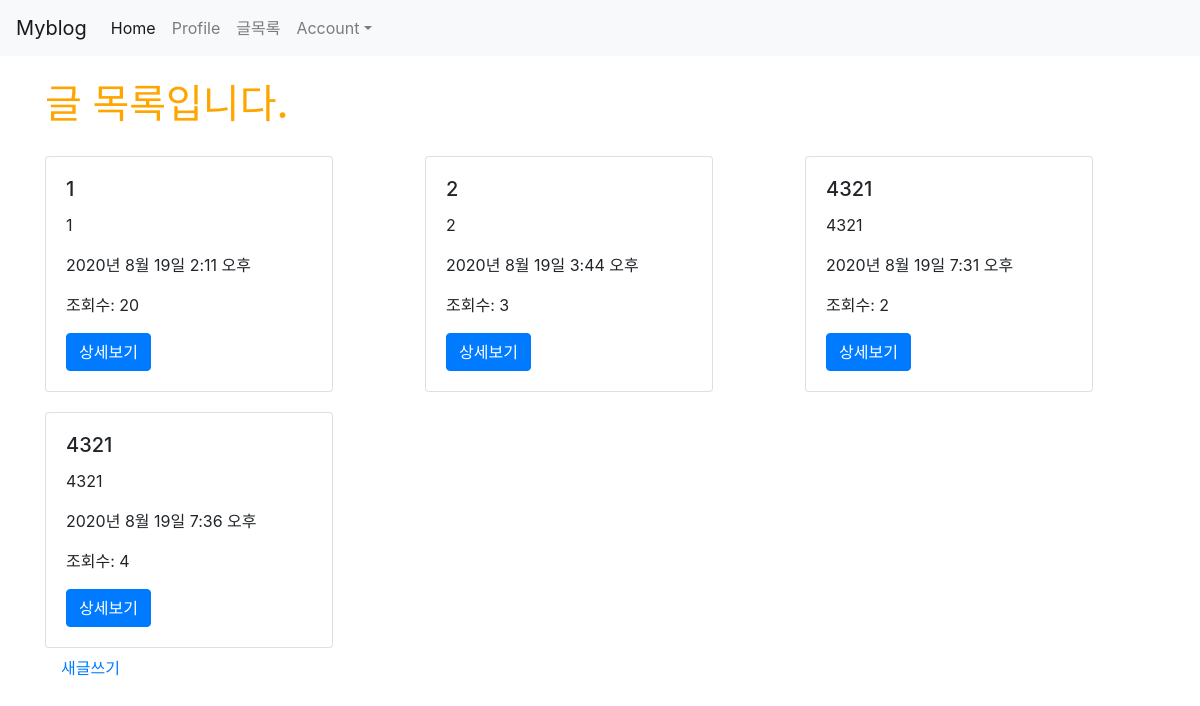
Page /posts/ (signed in) on the earlier database version.
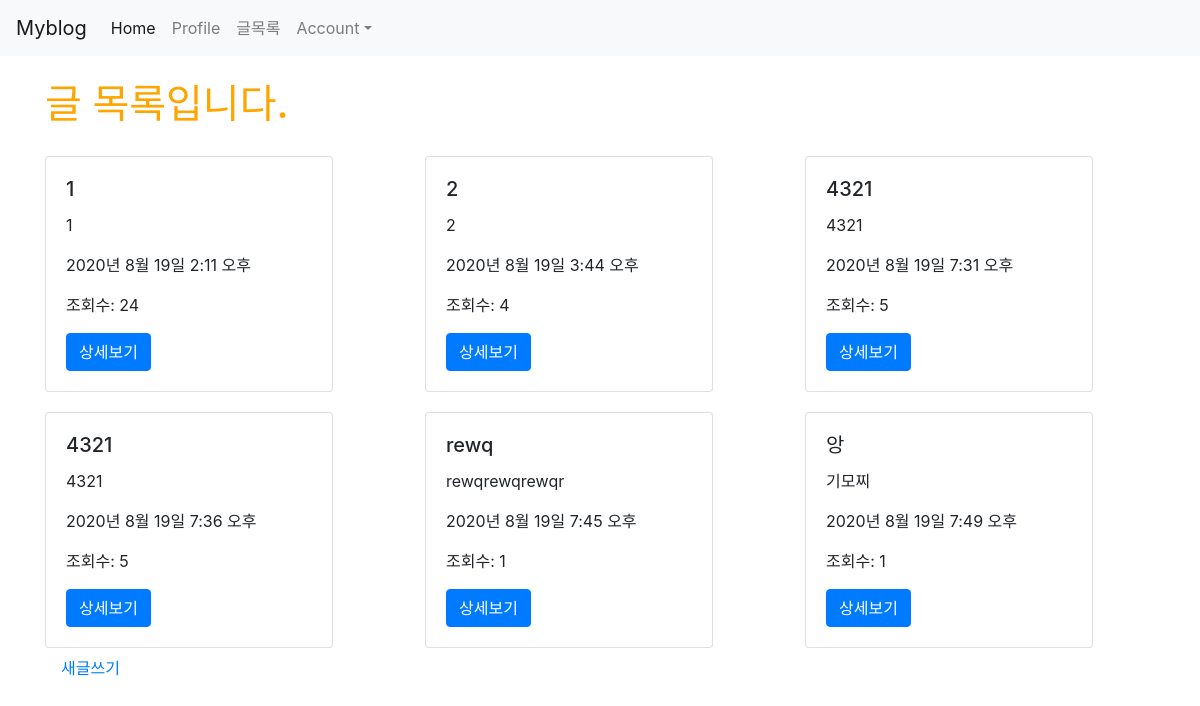
Same page on the later database version.
### posts/models.py (models this page shows)
class Post(models.Model):
    title = models.CharField(max_length=50, null=False)
    content = models.TextField()
    writer = models.ForeignKey(User, on_delete = models.CASCADE, null=True)
    view_count = models.IntegerField(default = 0)
    created_at = models.DateTimeField(auto_now_add = True)
    updated_at = models.DateTimeField(auto_now = True)
    image = models.ImageField(upload_to='images/', null=True)

### posts/views.py (the view)
# urls.py: path('', views.main, name="main"),
def main(request):
    posts = Post.objects.all()
    return render(request, 'posts/main.html', {'posts': posts})

### posts/templates/posts/main.html
{% extends 'base.html' %}
{% load static %}
{% block content %}
{% if user.is_authenticated %}
<div class="container">
  <h1>글 목록입니다.</h1>
    <div class="row">
        {% for post in posts %}
        <div class="col-md-4 col-12">
            <div class="card" style="width: 18rem; margin-top: 20px;">
                <div class="card-body">
                    <h5 class="card-title">{{ post.title }}</h5>
                    <p class="card-text">{{ post.content }}</p>
                    <p>{{ post.created_at }}</p>
                    <p>조회수: {{ post.view_count }} </p>
                    <a href="{% url 'posts:show' post.pk %}" class="btn btn-primary">상세보기</a>
                </div>
            </div>
        </div>
        {% endfor %}
    </div>
    <a class="nav-link" href="{% url 'posts:new' %}">새글쓰기</a>
</div>
{% else %}
  <h3>로그인 후 이용이 가능합니다.</h3>
    <a href="{% url 'account_login' %}" class="btn btn-warning">로그인</a>
    <a href="{% url 'account_signup' %}" class="btn btn-warning">회원가입</a>
{% endif %}
{% endblock %}

### myblog/templates/base.html (shortened to what this page needs)
<!doctype html>
{% load static %}
<html lang="en">
  <head>
    <link rel="stylesheet" href="https://stackpath.bootstrapcdn.com/bootstrap/4.5.0/css/bootstrap.min.css">
    <link rel="stylesheet" href="{% static 'css/project.css' %}">
  </head>
  <body>
    {% include 'shared/_navbar.html' %}
    <div class="container">
    {% block content %}
    {% endblock %}
    </div>
  </body>
</html>

### myblog/templates/shared/_navbar.html (shortened to what this page needs)
<nav class="navbar navbar-expand-lg navbar-light bg-light">
    <a class="navbar-brand" href="{% url 'main' %}">Myblog</a>
    <div class="collapse navbar-collapse" id="navbarNav">
      <ul class="navbar-nav">
        <li class="nav-item active">
          <a class="nav-link" href="/">Home <span class="sr-only">(current)</span></a>
        </li>
        <li class="nav-item">
          <a class="nav-link" href="{% url 'introduction:profile' %}">Profile</a>
        </li>
        <li class="nav-item">
          <a class="nav-link" href="{% url 'posts:main' %}">글목록</a>
        </li>
      </ul>
      <ul class="nav navbar-nav navbar-right">
        <li class="nav-item dropdown">
          <a class="nav-link dropdown-toggle" data-toggle="dropdown" href="#" role="button" aria-haspopup="true" aria-expanded="false">Account</a>
        </li>
      </ul>
    </div>
  </nav>

### myblog/static/css/project.css (style rules this page uses)
h1 { color: orange; }

Differences in the rows shown:
changed Post "2020년 8월 19일 2:11 오후": view_count "20" → "24"
changed Post "2020년 8월 19일 3:44 오후": view_count "3" → "4"
changed Post "2020년 8월 19일 7:31 오후": view_count "2" → "5"
changed Post "2020년 8월 19일 7:36 오후": view_count "4" → "5"
added Post: title "rewq", content "rewqrewqrewqr", created_at "2020년 8월 19일 7:45 오후", view_count "1"
added Post: title "앙", content "기모찌", created_at "2020년 8월 19일 7:49 오후", view_count "1"
